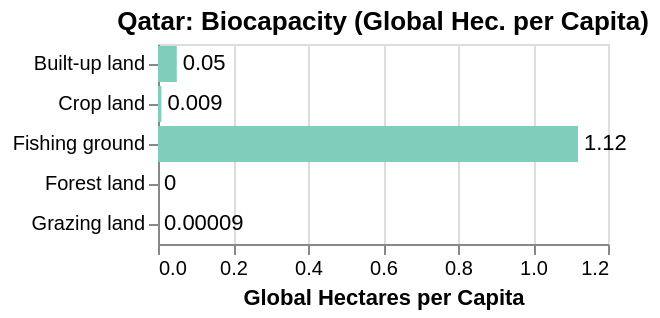

Vega-Lite specification stored for this chart:
### Vega specification from a JSON file in a GitHub repository (floating-point values rounded to 4 significant figures)
{"$schema": "https://vega.github.io/schema/vega/v5.json", "description": "Bar chart with text labels. Apply scale padding to make the frame cover the labels.", "background": "white", "padding": 5, "width": 225, "title": {"text": "Qatar: Biocapacity (Global Hec. per Capita)", "frame": "group"}, "style": "cell", "data": [{"name": "source_0", "values": [{"Area Type": "Built-up land", "Global Hectares per Capita": 0.05}, {"Area Type": "Crop land", "Global Hectares per Capita": 0.009}, {"Area Type": "Grazing land", "Global Hectares per Capita": 9e-05}, {"Area Type": "Fishing ground", "Global Hectares per Capita": 1.12}, {"Area Type": "Forest land", "Global Hectares per Capita": 0}]}, {"name": "data_0", "source": "source_0", "transform": [{"type": "filter", "expr": "isValid(datum[\"Global Hectares per Capita\"]) && isFinite(+datum[\"Global Hectares per Capita\"])"}]}], "signals": [{"name": "y_step", "value": 20}, {"name": "height", "update": "bandspace(domain('y').length, 0.1, 0.05) * y_step"}], "marks": [{"name": "layer_0_marks", "type": "rect", "style": ["bar"], "from": {"data": "data_0"}, "encode": {"update": {"fill": {"value": "#7fcdbb"}, "ariaRoleDescription": {"value": "bar"}, "description": {"signal": "\"Area Type: \" + (isValid(datum[\"Area Type\"]) ? datum[\"Area Type\"] : \"\"+datum[\"Area Type\"]) + \"; Global Hectares per Capita: \" + (format(datum[\"Global Hectares per Capita\"], \"\"))"}, "x": {"scale": "x", "field": "Global Hectares per Capita"}, "x2": {"scale": "x", "value": 0}, "y": {"scale": "y", "field": "Area Type"}, "height": {"scale": "y", "band": 1}}}}, {"name": "layer_1_marks", "type": "text", "style": ["text"], "from": {"data": "data_0"}, "encode": {"update": {"align": {"value": "left"}, "baseline": {"value": "middle"}, "dx": {"value": 3}, "fill": {"value": "black"}, "description": {"signal": "\"Area Type: \" + (isValid(datum[\"Area Type\"]) ? datum[\"Area Type\"] : \"\"+datum[\"Area Type\"]) + \"; Global Hectares per Capita: \" + (format(datum[\"Global Hectares per Capita\"], \"\"))"}, "x": {"scale": "x", "field": "Global Hectares per Capita"}, "y": {"scale": "y", "field": "Area Type", "band": 0.5}, "text": {"signal": "format(datum[\"Global Hectares per Capita\"], \"\")"}}}}], "scales": [{"name": "x", "type": "linear", "domain": {"data": "data_0", "field": "Global Hectares per Capita"}, "range": [0, {"signal": "width"}], "nice": true, "zero": true}, {"name": "y", "type": "band", "domain": {"data": "data_0", "field": "Area Type", "sort": true}, "range": {"step": {"signal": "y_step"}}, "paddingInner": 0.1, "paddingOuter": 0.05}], "axes": [{"scale": "x", "orient": "bottom", "gridScale": "y", "grid": true, "tickCount": {"signal": "ceil(width/40)"}, "domain": false, "labels": false, "aria": false, "maxExtent": 0, "minExtent": 0, "ticks": false, "zindex": 0}, {"scale": "x", "orient": "bottom", "grid": false, "title": "Global Hectares per Capita", "labelFlush": true, "labelOverlap": true, "tickCount": {"signal": "ceil(width/40)"}, "zindex": 0}, {"scale": "y", "orient": "left", "grid": false, "zindex": 0}], "config": {}}
